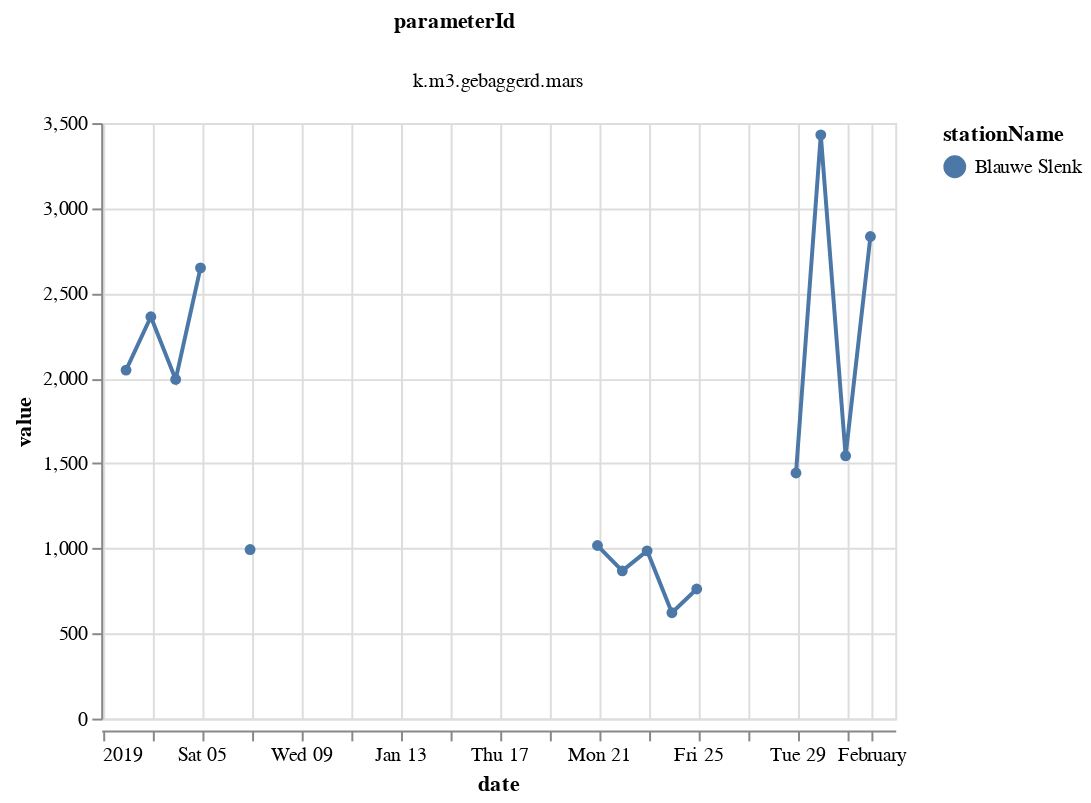

The code cell stored with this chart in its notebook:
### Code cell
line_chart = alt.Chart(df.reset_index()).mark_line(point=True).encode(
    x='date',
    y='value',
    color='stationName',
    tooltip = ['value', 'stationName', alt.Tooltip('date:T', format = '%Y-%m-%d')]
).facet(
    column='parameterId',
).resolve_scale(
    y='independent'
).interactive(bind_y=False)

line_chart

### Figure 1 — Vega-Lite specification as saved in the notebook (floating-point values rounded to 4 significant figures)
{"$schema": "https://vega.github.io/schema/vega-lite/v2.6.0.json", "config": {"view": {"height": 300, "width": 400}}, "data": {"name": "data-bf2c0e4ba700f4ce2ebe1e6c292ab765"}, "datasets": {"data-bf2c0e4ba700f4ce2ebe1e6c292ab765": [{"date": "2018-12-31T23:00:00+00:00", "flag": 8, "locationId": "bv.1.7.2.3.2", "moduleInstanceId": "pr.Reizen.mars.baggeracties", "parameterId": "k.m3.gebaggerd.mars", "qualifierId": "", "stationName": "Blauwe Slenk", "units": "m3", "value": null}, {"date": "2019-01-01T23:00:00+00:00", "flag": 0, "locationId": "bv.1.7.2.3.2", "moduleInstanceId": "pr.Reizen.mars.baggeracties", "parameterId": "k.m3.gebaggerd.mars", "qualifierId": "", "stationName": "Blauwe Slenk", "units": "m3", "value": 2048.0}, {"date": "2019-01-02T23:00:00+00:00", "flag": 0, "locationId": "bv.1.7.2.3.2", "moduleInstanceId": "pr.Reizen.mars.baggeracties", "parameterId": "k.m3.gebaggerd.mars", "qualifierId": "", "stationName": "Blauwe Slenk", "units": "m3", "value": 2362.0}, {"date": "2019-01-03T23:00:00+00:00", "flag": 0, "locationId": "bv.1.7.2.3.2", "moduleInstanceId": "pr.Reizen.mars.baggeracties", "parameterId": "k.m3.gebaggerd.mars", "qualifierId": "", "stationName": "Blauwe Slenk", "units": "m3", "value": 1993.0}, {"date": "2019-01-04T23:00:00+00:00", "flag": 0, "locationId": "bv.1.7.2.3.2", "moduleInstanceId": "pr.Reizen.mars.baggeracties", "parameterId": "k.m3.gebaggerd.mars", "qualifierId": "", "stationName": "Blauwe Slenk", "units": "m3", "value": 2649.0}, {"date": "2019-01-05T23:00:00+00:00", "flag": 8, "locationId": "bv.1.7.2.3.2", "moduleInstanceId": "pr.Reizen.mars.baggeracties", "parameterId": "k.m3.gebaggerd.mars", "qualifierId": "", "stationName": "Blauwe Slenk", "units": "m3", "value": null}, {"date": "2019-01-06T23:00:00+00:00", "flag": 0, "locationId": "bv.1.7.2.3.2", "moduleInstanceId": "pr.Reizen.mars.baggeracties", "parameterId": "k.m3.gebaggerd.mars", "qualifierId": "", "stationName": "Blauwe Slenk", "units": "m3", "value": 993.4}, {"date": "2019-01-07T23:00:00+00:00", "flag": 8, "locationId": "bv.1.7.2.3.2", "moduleInstanceId": "pr.Reizen.mars.baggeracties", "parameterId": "k.m3.gebaggerd.mars", "qualifierId": "", "stationName": "Blauwe Slenk", "units": "m3", "value": null}, {"date": "2019-01-08T23:00:00+00:00", "flag": 8, "locationId": "bv.1.7.2.3.2", "moduleInstanceId": "pr.Reizen.mars.baggeracties", "parameterId": "k.m3.gebaggerd.mars", "qualifierId": "", "stationName": "Blauwe Slenk", "units": "m3", "value": null}, {"date": "2019-01-09T23:00:00+00:00", "flag": 8, "locationId": "bv.1.7.2.3.2", "moduleInstanceId": "pr.Reizen.mars.baggeracties", "parameterId": "k.m3.gebaggerd.mars", "qualifierId": "", "stationName": "Blauwe Slenk", "units": "m3", "value": null}, {"date": "2019-01-10T23:00:00+00:00", "flag": 8, "locationId": "bv.1.7.2.3.2", "moduleInstanceId": "pr.Reizen.mars.baggeracties", "parameterId": "k.m3.gebaggerd.mars", "qualifierId": "", "stationName": "Blauwe Slenk", "units": "m3", "value": null}, {"date": "2019-01-11T23:00:00+00:00", "flag": 8, "locationId": "bv.1.7.2.3.2", "moduleInstanceId": "pr.Reizen.mars.baggeracties", "parameterId": "k.m3.gebaggerd.mars", "qualifierId": "", "stationName": "Blauwe Slenk", "units": "m3", "value": null}, {"date": "2019-01-12T23:00:00+00:00", "flag": 8, "locationId": "bv.1.7.2.3.2", "moduleInstanceId": "pr.Reizen.mars.baggeracties", "parameterId": "k.m3.gebaggerd.mars", "qualifierId": "", "stationName": "Blauwe Slenk", "units": "m3", "value": null}, {"date": "2019-01-13T23:00:00+00:00", "flag": 8, "locationId": "bv.1.7.2.3.2", "moduleInstanceId": "pr.Reizen.mars.baggeracties", "parameterId": "k.m3.gebaggerd.mars", "qualifierId": "", "stationName": "Blauwe Slenk", "units": "m3", "value": null}, {"date": "2019-01-14T23:00:00+00:00", "flag": 8, "locationId": "bv.1.7.2.3.2", "moduleInstanceId": "pr.Reizen.mars.baggeracties", "parameterId": "k.m3.gebaggerd.mars", "qualifierId": "", "stationName": "Blauwe Slenk", "units": "m3", "value": null}, {"date": "2019-01-15T23:00:00+00:00", "flag": 8, "locationId": "bv.1.7.2.3.2", "moduleInstanceId": "pr.Reizen.mars.baggeracties", "parameterId": "k.m3.gebaggerd.mars", "qualifierId": "", "stationName": "Blauwe Slenk", "units": "m3", "value": null}, {"date": "2019-01-16T23:00:00+00:00", "flag": 8, "locationId": "bv.1.7.2.3.2", "moduleInstanceId": "pr.Reizen.mars.baggeracties", "parameterId": "k.m3.gebaggerd.mars", "qualifierId": "", "stationName": "Blauwe Slenk", "units": "m3", "value": null}, {"date": "2019-01-17T23:00:00+00:00", "flag": 8, "locationId": "bv.1.7.2.3.2", "moduleInstanceId": "pr.Reizen.mars.baggeracties", "parameterId": "k.m3.gebaggerd.mars", "qualifierId": "", "stationName": "Blauwe Slenk", "units": "m3", "value": null}, {"date": "2019-01-18T23:00:00+00:00", "flag": 8, "locationId": "bv.1.7.2.3.2", "moduleInstanceId": "pr.Reizen.mars.baggeracties", "parameterId": "k.m3.gebaggerd.mars", "qualifierId": "", "stationName": "Blauwe Slenk", "units": "m3", "value": null}, {"date": "2019-01-19T23:00:00+00:00", "flag": 8, "locationId": "bv.1.7.2.3.2", "moduleInstanceId": "pr.Reizen.mars.baggeracties", "parameterId": "k.m3.gebaggerd.mars", "qualifierId": "", "stationName": "Blauwe Slenk", "units": "m3", "value": null}, {"date": "2019-01-20T23:00:00+00:00", "flag": 0, "locationId": "bv.1.7.2.3.2", "moduleInstanceId": "pr.Reizen.mars.baggeracties", "parameterId": "k.m3.gebaggerd.mars", "qualifierId": "", "stationName": "Blauwe Slenk", "units": "m3", "value": 1017.0}, {"date": "2019-01-21T23:00:00+00:00", "flag": 0, "locationId": "bv.1.7.2.3.2", "moduleInstanceId": "pr.Reizen.mars.baggeracties", "parameterId": "k.m3.gebaggerd.mars", "qualifierId": "", "stationName": "Blauwe Slenk", "units": "m3", "value": 868.4}, {"date": "2019-01-22T23:00:00+00:00", "flag": 0, "locationId": "bv.1.7.2.3.2", "moduleInstanceId": "pr.Reizen.mars.baggeracties", "parameterId": "k.m3.gebaggerd.mars", "qualifierId": "", "stationName": "Blauwe Slenk", "units": "m3", "value": 985.8}, {"date": "2019-01-23T23:00:00+00:00", "flag": 0, "locationId": "bv.1.7.2.3.2", "moduleInstanceId": "pr.Reizen.mars.baggeracties", "parameterId": "k.m3.gebaggerd.mars", "qualifierId": "", "stationName": "Blauwe Slenk", "units": "m3", "value": 622.2}, {"date": "2019-01-24T23:00:00+00:00", "flag": 0, "locationId": "bv.1.7.2.3.2", "moduleInstanceId": "pr.Reizen.mars.baggeracties", "parameterId": "k.m3.gebaggerd.mars", "qualifierId": "", "stationName": "Blauwe Slenk", "units": "m3", "value": 761.4}, {"date": "2019-01-25T23:00:00+00:00", "flag": 8, "locationId": "bv.1.7.2.3.2", "moduleInstanceId": "pr.Reizen.mars.baggeracties", "parameterId": "k.m3.gebaggerd.mars", "qualifierId": "", "stationName": "Blauwe Slenk", "units": "m3", "value": null}, {"date": "2019-01-26T23:00:00+00:00", "flag": 8, "locationId": "bv.1.7.2.3.2", "moduleInstanceId": "pr.Reizen.mars.baggeracties", "parameterId": "k.m3.gebaggerd.mars", "qualifierId": "", "stationName": "Blauwe Slenk", "units": "m3", "value": null}, {"date": "2019-01-27T23:00:00+00:00", "flag": 8, "locationId": "bv.1.7.2.3.2", "moduleInstanceId": "pr.Reizen.mars.baggeracties", "parameterId": "k.m3.gebaggerd.mars", "qualifierId": "", "stationName": "Blauwe Slenk", "units": "m3", "value": null}, {"date": "2019-01-28T23:00:00+00:00", "flag": 0, "locationId": "bv.1.7.2.3.2", "moduleInstanceId": "pr.Reizen.mars.baggeracties", "parameterId": "k.m3.gebaggerd.mars", "qualifierId": "", "stationName": "Blauwe Slenk", "units": "m3", "value": 1443.0}, {"date": "2019-01-29T23:00:00+00:00", "flag": 0, "locationId": "bv.1.7.2.3.2", "moduleInstanceId": "pr.Reizen.mars.baggeracties", "parameterId": "k.m3.gebaggerd.mars", "qualifierId": "", "stationName": "Blauwe Slenk", "units": "m3", "value": 3431.0}, {"date": "2019-01-30T23:00:00+00:00", "flag": 0, "locationId": "bv.1.7.2.3.2", "moduleInstanceId": "pr.Reizen.mars.baggeracties", "parameterId": "k.m3.gebaggerd.mars", "qualifierId": "", "stationName": "Blauwe Slenk", "units": "m3", "value": 1545.0}, {"date": "2019-01-31T23:00:00+00:00", "flag": 0, "locationId": "bv.1.7.2.3.2", "moduleInstanceId": "pr.Reizen.mars.baggeracties", "parameterId": "k.m3.gebaggerd.mars", "qualifierId": "", "stationName": "Blauwe Slenk", "units": "m3", "value": 2833.0}, {"date": "2019-02-01T23:00:00+00:00", "flag": 8, "locationId": "bv.1.7.2.3.2", "moduleInstanceId": "pr.Reizen.mars.baggeracties", "parameterId": "k.m3.gebaggerd.mars", "qualifierId": "", "stationName": "Blauwe Slenk", "units": "m3", "value": null}]}, "facet": {"column": {"field": "parameterId", "type": "nominal"}}, "resolve": {"scale": {"color": "shared", "x": "shared", "y": "independent"}}, "spec": {"encoding": {"color": {"field": "stationName", "type": "nominal"}, "tooltip": [{"field": "value", "type": "quantitative"}, {"field": "stationName", "type": "nominal"}, {"field": "date", "format": "%Y-%m-%d", "type": "temporal"}], "x": {"field": "date", "type": "temporal"}, "y": {"field": "value", "type": "quantitative"}}, "mark": {"point": true, "type": "line"}, "selection": {"selector006": {"bind": "scales", "encodings": ["x"], "mark": {"fill": "#333", "fillOpacity": 0.125, "stroke": "white"}, "on": "[mousedown, window:mouseup] > window:mousemove!", "resolve": "global", "translate": "[mousedown, window:mouseup] > window:mousemove!", "type": "interval", "zoom": "wheel!"}}}}
